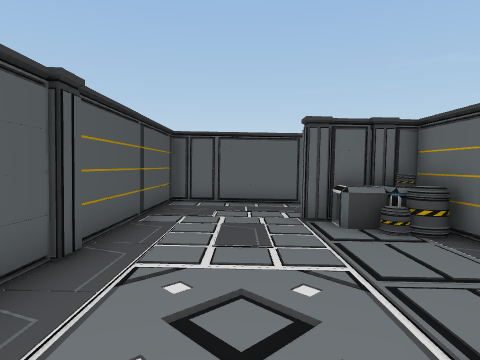
[1] (above)

16 first-person views from a walk through a Unity game level. The camera is 1.3 m above the floor, tilts 4° down and sees 75° across. The floor is counted in squares, 1 m on a side. Each view is taken from the middle of a square. On the plan, view 1 faces up. The plan holds only what a view shows up to about 14 squares ahead; the rest is blank. The place goes on beyond the plan. The player character is not drawn.

[2]
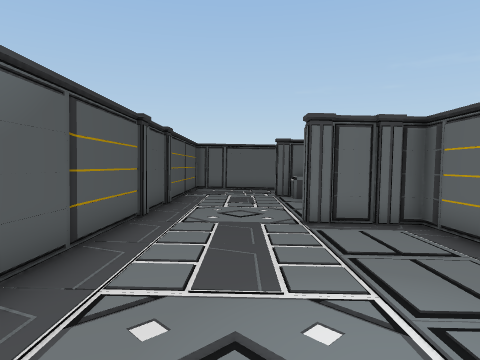

[3]
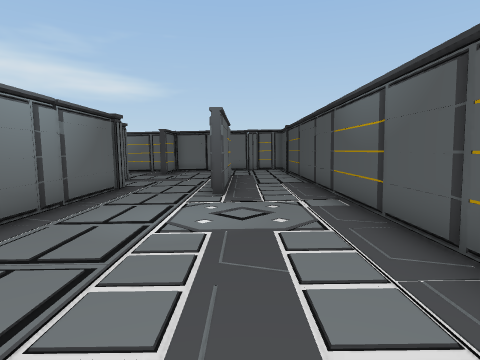

[4]
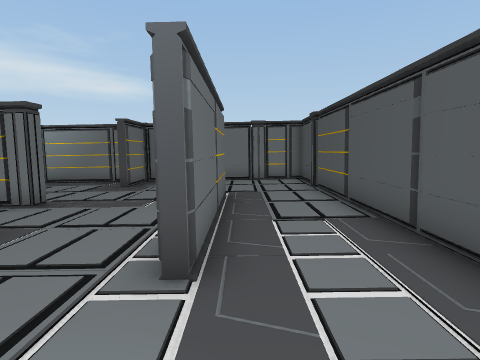

[5]
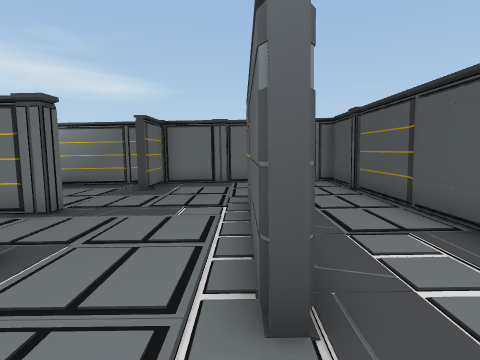

[6]
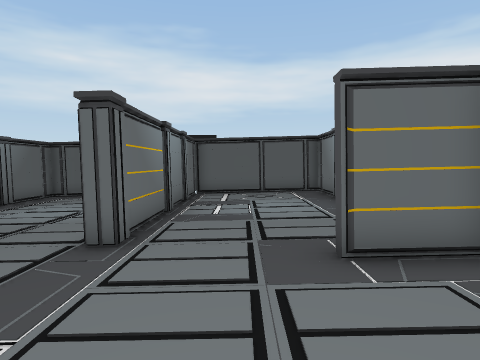

[7]
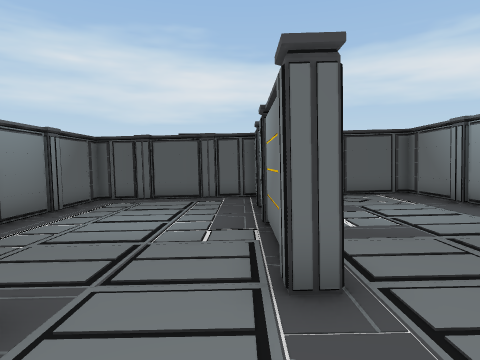

[8]
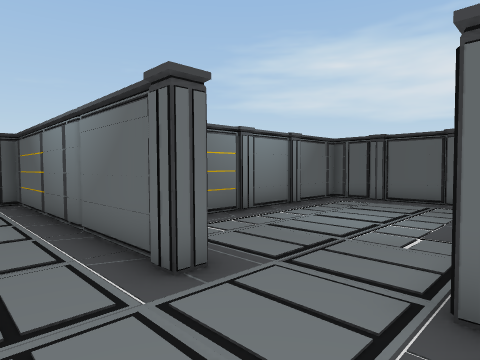

[9]
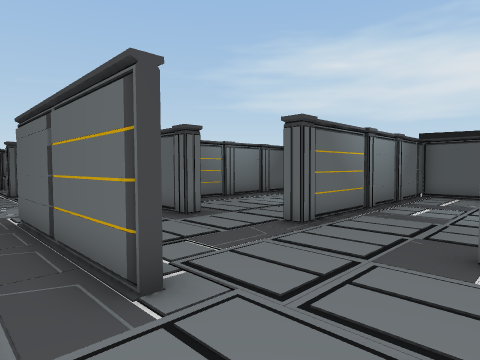

[10]
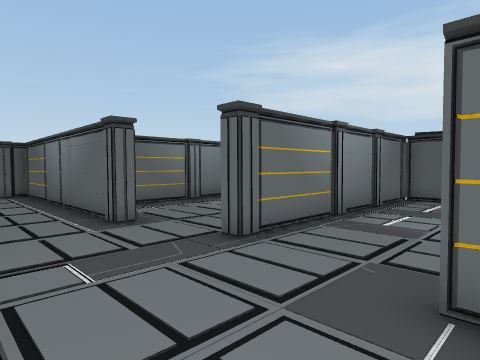

[11]
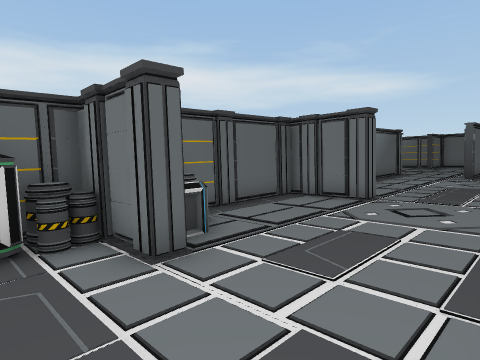

[12]
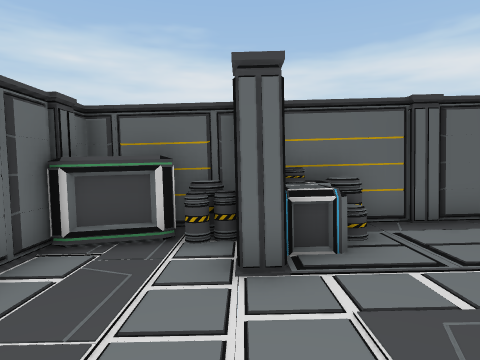

[13]
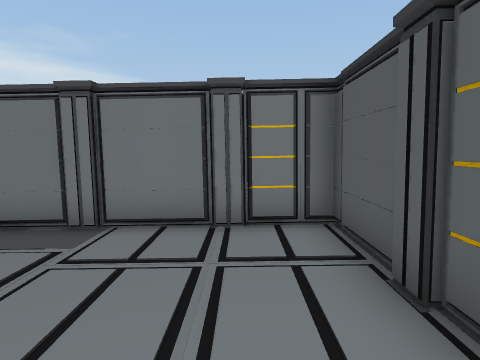

[14]
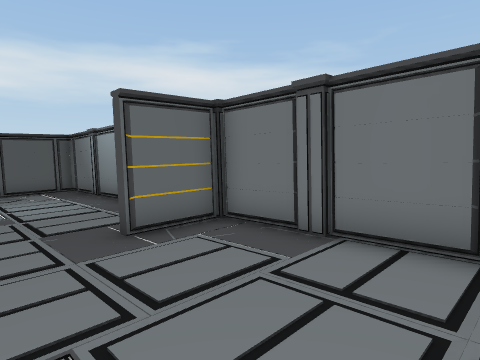

[15]
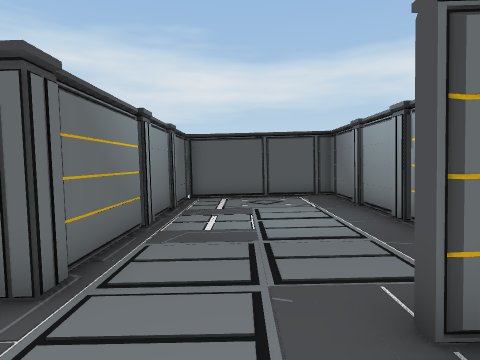

[16]
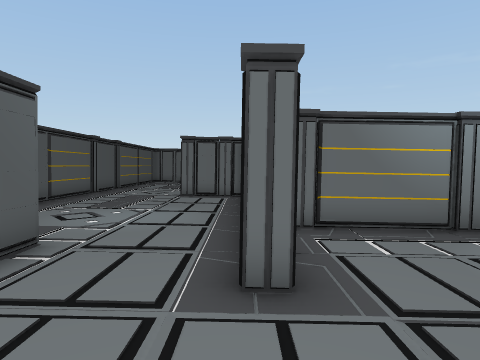

### Floor plan
Key: @ floor where view 1 was taken; # wall or solid block; x gap in a wall; . main floor; : floor 0.25 m higher than the main floor; - floor 0.25 m lower than the main floor; _ floor 0.5 m lower than the main floor; C column; B box; A barrel.
Columns run from 3 left of view 1 to 15 right of it. Each row starts with its distance up from view 1.
 11 ######C#
 10 #_____BB
  9 #_____AA
  8 #____CC#
  7 #____B #
  6 #-____A#
  5 #-_____#
  4 C--_ -_CC
  3 #------#
  2 C------CC
  1 #----CC#
  0 #--@---#
 -1 #---- -#
 -2 #------#
 -3 #--- --#
 -4 #.-----#
 -5 #..----#C###C#C###
 -6 #...---#---------#
 -7 #...#..#------- -CC
 -8 #...#..#---------#
 -9 #. .#..C..-------#
-10 #...#......-x ---CC
-11 #...#......------#
-12 #...#...C###C#C###
-13 #...#..........- #
-14 #::............--#
-15 C:::............-#
-16 #::::..#....... .#
-17 #:::::.#.........#
-18 ##C##C######C#C###

Where each view was taken, in squares from view 1:
view 1: 0 up, 0 right, facing up
view 2: 6 down, 0 right, facing up
view 3: 2 up, 0 right, facing down
view 4: 4 down, 0 right, facing down
view 5: 5 down, 1 right, facing down
view 6: 14 down, 0 right, facing right
view 7: 11 down, 2 right, facing right
view 8: 12 down, 2 right, facing up-right
view 9: 16 down, 1 left, facing up-right
view 10: 16 down, 1 right, facing up-right
view 11: 10 up, 2 left, facing down-right
view 12: 8 up, 2 left, facing right
view 13: 12 down, 1 left, facing down
view 14: 13 down, 1 left, facing down-right
view 15: 14 down, 2 right, facing right
view 16: 12 down, 4 right, facing up
